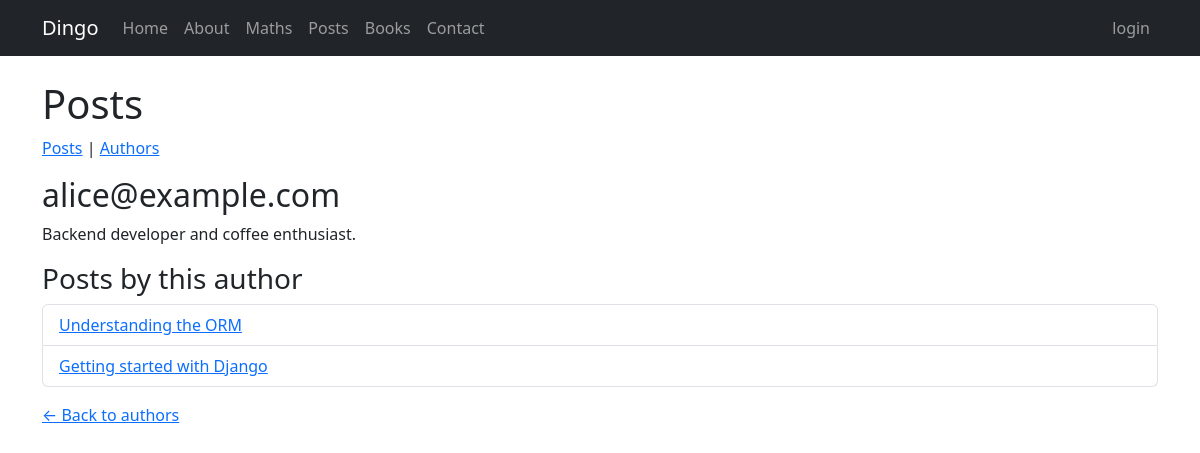
Page /posts/authors/1/ on the committed database.
### posts/models.py (models this page shows, shortened)
class Author(models.Model):
    email = models.EmailField(unique=True)
    bio = models.TextField(null=True, blank=True)

class Post(models.Model):
    title = models.CharField(max_length=200)
    content = models.TextField()
    created = models.DateTimeField(auto_now_add=True)
    modified = models.DateTimeField(auto_now=True)
    author = models.ForeignKey(
        Author,
        on_delete=models.CASCADE,
        related_name="posts",
    )
    class Meta:
        ordering = ["-created"]

### posts/views.py (the view)
# urls.py: path("authors/<int:pk>/", author_details, name="author_details"),
def author_details(request, pk):
    author = get_object_or_404(Author, pk=pk)
    return render(
        request=request,
        template_name="posts/author_details.html",
        context={"author": author},
    )

### posts/templates/posts/author_details.html (shortened to what this page needs)
{% extends "posts/base.html" %}
{% block posts_content %}
    <h2>{{ author.email }}</h2>
    <p>{{ author.bio|default:"No bio yet." }}</p>
    <h3>Posts by this author</h3>
    <ul class="list-group mb-3">
        {% for post in author.posts.all %}
            <li class="list-group-item">
                <a href="{% url 'posts:post_details' pk=post.pk %}">{{ post.title }}</a>
            </li>
        {% empty %}
            <li class="list-group-item">No posts yet.</li>
        {% endfor %}
    </ul>
    <p><a href="{% url 'posts:authors_list' %}">&larr; Back to authors</a></p>
{% endblock %}

### rows in the picture
Author: email "alice@example.com", bio "Backend developer and coffee enthusiast."
Post: title "Understanding the ORM"
Post: title "Getting started with Django"
